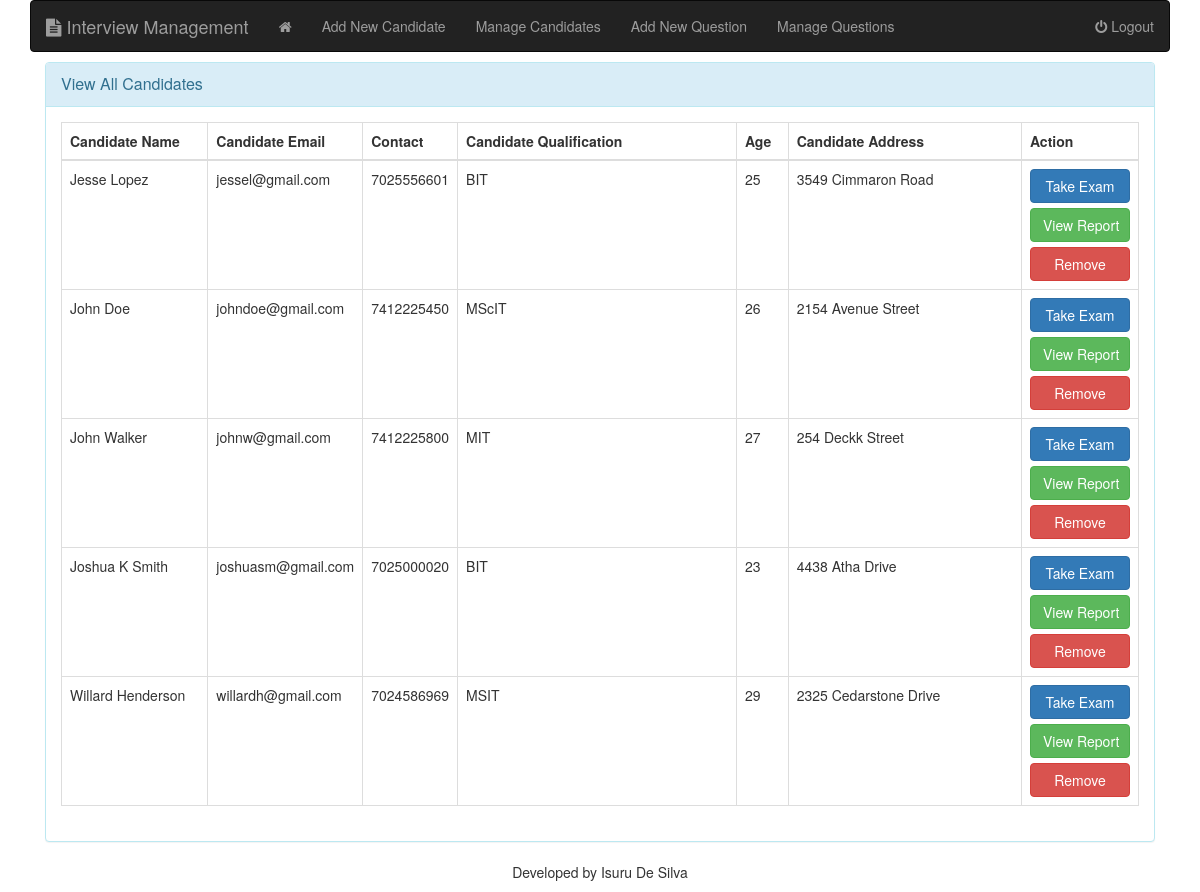
Screenshot of / (signed in) with the database file from the repository.
### tables this page shows
CREATE TABLE `candidates` (
  `cand_id` int(10) NOT NULL,
  `cand_name` varchar(150) NOT NULL,
  `cand_gender` varchar(255) NOT NULL,
  `cand_email` varchar(150) NOT NULL,
  `cand_phone` varchar(150) NOT NULL,
  `cand_age` int(10) DEFAULT NULL,
  `cand_address` text,
  `cand_qualification` text
);

### inc/classes/View.php (called while the page is built, shortened)
<?php
  include ("DB.php");
  class View {
    private $db;
    function __construct(){
      $this->db = new DB();
    }
    function viewCandidate(){
      $sql = "select * from candidates";
      $query = $this->db->simplequerywithoutcondition($sql);
      $results = $query->fetchAll();
      return $results;
    }
  }

### inc/classes/DB.php (called while the page is built, shortened)
<?php
  class DB{
    private $host = "localhost";
    private $dbname = "interview";
    private $dbuser = "root";
    private $dbpass = "";
    private $conn;
    public function __construct(){
      if (!isset($this->conn)) {
        try {
          $pdo = new PDO("mysql:host=".$this->host.";"."dbname=".$this->dbname, $this->dbuser, $this->dbpass);
          $pdo->setAttribute(PDO::ATTR_ERRMODE, PDO::ERRMODE_EXCEPTION);
          $pdo->exec("SET CHARACTER SET utf8");
          $this->conn = $pdo;
        } catch (PDOException $e) {
          die("<h3>Database Connection Failed </h3>".$e->getMessage());
        }
      }
    }
    public function simplequerywithoutcondition($q){
      $stmt = $this->conn->prepare($q);
      $stmt->execute();
      return $stmt;
    }
  }
?>

### index.php (the view, shortened to what this page needs)
<?php
  include ("inc/classes/View.php");
  $view = new View();
  $viewCandidates = $view->viewCandidate();
?>
<!DOCTYPE html>
<html lang="en" dir="ltr">
  <head>
    <link href="//maxcdn.bootstrapcdn.com/bootstrap/3.3.0/css/bootstrap.min.css" rel="stylesheet" id="bootstrap-css">
    <link rel="stylesheet" href="https://cdnjs.cloudflare.com/ajax/libs/font-awesome/4.7.0/css/font-awesome.css" />
  </head>
  <body>
<div class="container">
<?php include ('nav.php'); ?>
    <div id="signupbox" style=" margin-top:10px" class="mainbox col-md-12  col-sm-8 ">
        <div class="panel panel-info">
            <div class="panel-heading">
                <div class="panel-title">View All Candidates</div>
            </div>
            <div class="panel-body" >
              <table class="table table-bordered" style="width: 100%; table-layout: auto;">
                <thead>
                  <tr>
                    <th style="width: 15%;">Candidate Name</th>
                    <th style="width: 10%;">Candidate Email</th>
                    <th style="width: 5%;">Contact</th>
                    <th style="width: 30%;">Candidate Qualification</th>
                    <th style="width: 5%;">Age</th>
                    <th style="width: 25%;">Candidate Address</th>
                    <th style="width: 10%;">Action</th>
                  </tr>
                </thead>
                <tbody>
                  <?php foreach ($viewCandidates as $viewCandidate): ?>
                  <tr>
                    <td><?php echo $viewCandidate['cand_name']; ?></td>
                    <td><?php echo $viewCandidate['cand_email']; ?></td>
                    <td><?php echo $viewCandidate['cand_phone']; ?></td>
                    <td><?php echo $viewCandidate['cand_qualification']; ?></td>
                    <td><?php echo $viewCandidate['cand_age']; ?></td>
                    <td><?php echo $viewCandidate['cand_address']; ?></td>
                    <td>
                      <a href="takeExam.php?id=<?php echo $viewCandidate['cand_id']; ?>" style="width: 100px;" class="btn btn-primary">Take Exam</a>
                      <a href="viewReport.php?id=<?php echo $viewCandidate['cand_id']; ?>" style="width: 100px; margin-top: 5px;" class="btn btn-success">View Report</a>
                      <a style="width: 100px; margin-top: 5px;" class="btn btn-danger">Remove</a>
                    </td>
                  </tr>
                  <?php endforeach; ?>
                </tbody>
              </table>
            </div>
        </div>
    </div>
</div>
  </body>
</html>
<p class="text-center top_spac"> Developed by Isuru De Silva</p>

### rows the page displays
candidates: cand_name "Jesse Lopez", cand_email "jessel@gmail.com", cand_phone "7025556601", cand_qualification "BIT", cand_age "25", cand_address "3549 Cimmaron Road", $viewCandidate['cand_id'] 1 (drawn)
candidates: cand_name "John Doe", cand_email "johndoe@gmail.com", cand_phone "7412225450", cand_qualification "MScIT", cand_age "26", cand_address "2154 Avenue Street"
candidates: cand_name "John Walker", cand_email "johnw@gmail.com", cand_phone "7412225800", cand_qualification "MIT", cand_age "27", cand_address "254 Deckk Street"
candidates: cand_name "Joshua K Smith", cand_email "joshuasm@gmail.com", cand_phone "7025000020", cand_qualification "BIT", cand_age "23", cand_address "4438 Atha Drive"
candidates: cand_name "Willard Henderson", cand_email "willardh@gmail.com", cand_phone "7024586969", cand_qualification "MSIT", cand_age "29", cand_address "2325 Cedarstone Drive"
